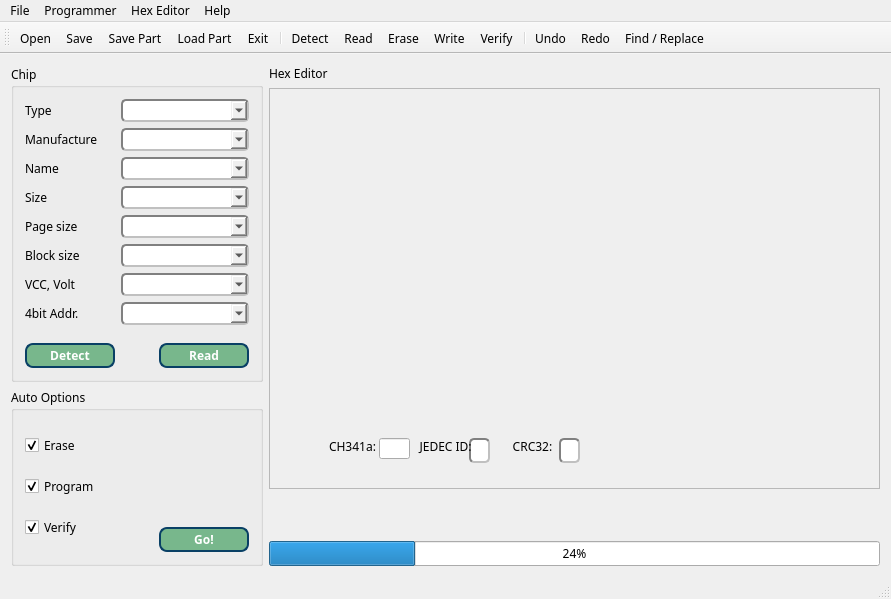
<?xml version="1.0" encoding="UTF-8"?>
<ui version="4.0">
 <class>MainWindow</class>
 <widget class="QMainWindow" name="MainWindow">
  <property name="geometry">
   <rect>
    <x>0</x>
    <y>0</y>
    <width>891</width>
    <height>599</height>
   </rect>
  </property>
  <property name="sizePolicy">
   <sizepolicy hsizetype="Fixed" vsizetype="Fixed">
    <horstretch>0</horstretch>
    <verstretch>0</verstretch>
   </sizepolicy>
  </property>
  <property name="font">
   <font>
    <family>Ubuntu Mono</family>
   </font>
  </property>
  <property name="windowTitle">
   <string>IMSProg - I2C/MicroWire/SPI CH341a Programmer</string>
  </property>
  <widget class="QWidget" name="centralWidget">
   <property name="sizePolicy">
    <sizepolicy hsizetype="Expanding" vsizetype="Expanding">
     <horstretch>0</horstretch>
     <verstretch>0</verstretch>
    </sizepolicy>
   </property>
   <layout class="QHBoxLayout" name="horizontalLayout_3">
    <item>
     <layout class="QVBoxLayout" name="verticalLayout_5">
      <item>
       <widget class="QGroupBox" name="groupBox">
        <property name="minimumSize">
         <size>
          <width>221</width>
          <height>91</height>
         </size>
        </property>
        <property name="styleSheet">
         <string notr="true"/>
        </property>
        <property name="title">
         <string>Chip</string>
        </property>
        <layout class="QFormLayout" name="formLayout">
         <item row="0" column="0">
          <widget class="QLabel" name="label">
           <property name="text">
            <string>Type</string>
           </property>
          </widget>
         </item>
         <item row="0" column="1">
          <widget class="QComboBox" name="comboBox_type">
           <property name="minimumSize">
            <size>
             <width>111</width>
             <height>21</height>
            </size>
           </property>
           <property name="styleSheet">
            <string notr="true">border: 2px solid gray;border-radius: 5px;color:#000;font-weight:600;border-style: inset;</string>
           </property>
          </widget>
         </item>
         <item row="1" column="0">
          <widget class="QLabel" name="label_2">
           <property name="text">
            <string>Manufacture</string>
           </property>
          </widget>
         </item>
         <item row="1" column="1">
          <widget class="QComboBox" name="comboBox_man">
           <property name="minimumSize">
            <size>
             <width>111</width>
             <height>21</height>
            </size>
           </property>
           <property name="styleSheet">
            <string notr="true">border: 2px solid gray;border-radius: 5px;color:#000;font-weight:600;border-style: inset;</string>
           </property>
          </widget>
         </item>
         <item row="2" column="0">
          <widget class="QLabel" name="label_3">
           <property name="text">
            <string>Name</string>
           </property>
          </widget>
         </item>
         <item row="2" column="1">
          <widget class="QComboBox" name="comboBox_name">
           <property name="minimumSize">
            <size>
             <width>111</width>
             <height>21</height>
            </size>
           </property>
           <property name="styleSheet">
            <string notr="true">border: 2px solid gray;border-radius: 5px;color:#000;font-weight:600;border-style: inset;</string>
           </property>
          </widget>
         </item>
         <item row="3" column="0">
          <widget class="QLabel" name="label_4">
           <property name="text">
            <string>Size</string>
           </property>
          </widget>
         </item>
         <item row="3" column="1">
          <widget class="QComboBox" name="comboBox_size">
           <property name="minimumSize">
            <size>
             <width>111</width>
             <height>21</height>
            </size>
           </property>
           <property name="styleSheet">
            <string notr="true">border: 2px solid gray;border-radius: 5px;color:#000;font-weight:600;border-style: inset;</string>
           </property>
          </widget>
         </item>
         <item row="4" column="0">
          <widget class="QLabel" name="label_5">
           <property name="text">
            <string>Page size</string>
           </property>
          </widget>
         </item>
         <item row="4" column="1">
          <widget class="QComboBox" name="comboBox_page">
           <property name="minimumSize">
            <size>
             <width>111</width>
             <height>21</height>
            </size>
           </property>
           <property name="styleSheet">
            <string notr="true">border: 2px solid gray;border-radius: 5px;color:#000;font-weight:600;border-style: inset;</string>
           </property>
          </widget>
         </item>
         <item row="5" column="0">
          <widget class="QLabel" name="label_9">
           <property name="text">
            <string>Block size</string>
           </property>
          </widget>
         </item>
         <item row="5" column="1">
          <widget class="QComboBox" name="comboBox_block">
           <property name="minimumSize">
            <size>
             <width>111</width>
             <height>21</height>
            </size>
           </property>
           <property name="styleSheet">
            <string notr="true">border: 2px solid gray;border-radius: 5px;color:#000;font-weight:600;border-style: inset;</string>
           </property>
          </widget>
         </item>
         <item row="6" column="0">
          <widget class="QLabel" name="label_6">
           <property name="text">
            <string>VCC, Volt</string>
           </property>
          </widget>
         </item>
         <item row="6" column="1">
          <widget class="QComboBox" name="comboBox_vcc">
           <property name="minimumSize">
            <size>
             <width>111</width>
             <height>21</height>
            </size>
           </property>
           <property name="styleSheet">
            <string notr="true">border: 2px solid gray;border-radius: 5px;color:#000;font-weight:600;border-style: inset;</string>
           </property>
          </widget>
         </item>
         <item row="7" column="0">
          <widget class="QLabel" name="label_8">
           <property name="styleSheet">
            <string notr="true"/>
           </property>
           <property name="text">
            <string>4bit Addr.</string>
           </property>
          </widget>
         </item>
         <item row="7" column="1">
          <widget class="QComboBox" name="comboBox_addr4bit">
           <property name="minimumSize">
            <size>
             <width>111</width>
             <height>21</height>
            </size>
           </property>
           <property name="styleSheet">
            <string notr="true">border: 2px solid gray;border-radius: 5px;color:#000;font-weight:600;border-style: inset;</string>
           </property>
          </widget>
         </item>
         <item row="8" column="0">
          <spacer name="verticalSpacer_2">
           <property name="orientation">
            <enum>Qt::Vertical</enum>
           </property>
           <property name="sizeHint" stdset="0">
            <size>
             <width>20</width>
             <height>6</height>
            </size>
           </property>
          </spacer>
         </item>
         <item row="8" column="1">
          <spacer name="verticalSpacer_3">
           <property name="orientation">
            <enum>Qt::Vertical</enum>
           </property>
           <property name="sizeHint" stdset="0">
            <size>
             <width>127</width>
             <height>6</height>
            </size>
           </property>
          </spacer>
         </item>
         <item row="9" column="0">
          <widget class="QPushButton" name="pushButton_2">
           <property name="minimumSize">
            <size>
             <width>90</width>
             <height>25</height>
            </size>
           </property>
           <property name="styleSheet">
            <string notr="true">color: rgb(255, 255, 255);
background-color: rgb(120, 183, 140);
border-radius: 20px;
border: 2px solid #094065;border-radius:8px;font-weight:600;</string>
           </property>
           <property name="text">
            <string>Detect</string>
           </property>
          </widget>
         </item>
         <item row="9" column="1">
          <layout class="QHBoxLayout" name="horizontalLayout">
           <item>
            <spacer name="horizontalSpacer">
             <property name="orientation">
              <enum>Qt::Horizontal</enum>
             </property>
             <property name="sizeHint" stdset="0">
              <size>
               <width>28</width>
               <height>20</height>
              </size>
             </property>
            </spacer>
           </item>
           <item>
            <widget class="QPushButton" name="pushButton">
             <property name="minimumSize">
              <size>
               <width>90</width>
               <height>25</height>
              </size>
             </property>
             <property name="styleSheet">
              <string notr="true">color: rgb(255, 255, 255);
background-color: rgb(120, 183, 140);
border-radius: 20px;
border: 2px solid #094065;border-radius:8px;font-weight:600;</string>
             </property>
             <property name="text">
              <string>Read</string>
             </property>
            </widget>
           </item>
          </layout>
         </item>
        </layout>
       </widget>
      </item>
      <item>
       <widget class="QGroupBox" name="groupBox_2">
        <property name="minimumSize">
         <size>
          <width>221</width>
          <height>41</height>
         </size>
        </property>
        <property name="title">
         <string>Auto Options</string>
        </property>
        <property name="flat">
         <bool>false</bool>
        </property>
        <property name="checkable">
         <bool>false</bool>
        </property>
        <layout class="QHBoxLayout" name="horizontalLayout_2">
         <item>
          <layout class="QVBoxLayout" name="verticalLayout">
           <item>
            <widget class="QCheckBox" name="checkBox">
             <property name="styleSheet">
              <string notr="true"/>
             </property>
             <property name="text">
              <string>Erase</string>
             </property>
             <property name="checked">
              <bool>true</bool>
             </property>
            </widget>
           </item>
           <item>
            <widget class="QCheckBox" name="checkBox_2">
             <property name="text">
              <string>Program</string>
             </property>
             <property name="checked">
              <bool>true</bool>
             </property>
            </widget>
           </item>
           <item>
            <widget class="QCheckBox" name="checkBox_3">
             <property name="text">
              <string>Verify</string>
             </property>
             <property name="checked">
              <bool>true</bool>
             </property>
            </widget>
           </item>
          </layout>
         </item>
         <item>
          <spacer name="horizontalSpacer_2">
           <property name="orientation">
            <enum>Qt::Horizontal</enum>
           </property>
           <property name="sizeHint" stdset="0">
            <size>
             <width>40</width>
             <height>20</height>
            </size>
           </property>
          </spacer>
         </item>
         <item>
          <layout class="QVBoxLayout" name="verticalLayout_2">
           <item>
            <spacer name="verticalSpacer">
             <property name="orientation">
              <enum>Qt::Vertical</enum>
             </property>
             <property name="sizeHint" stdset="0">
              <size>
               <width>20</width>
               <height>40</height>
              </size>
             </property>
            </spacer>
           </item>
           <item>
            <widget class="QPushButton" name="pushButton_3">
             <property name="minimumSize">
              <size>
               <width>90</width>
               <height>25</height>
              </size>
             </property>
             <property name="styleSheet">
              <string notr="true">color: rgb(255, 255, 255);
background-color: rgb(120, 183, 140);
border-radius: 20px;
border: 2px solid #094065;border-radius:8px;font-weight:600;</string>
             </property>
             <property name="text">
              <string>Go!</string>
             </property>
            </widget>
           </item>
          </layout>
         </item>
        </layout>
       </widget>
      </item>
     </layout>
    </item>
    <item>
     <layout class="QVBoxLayout" name="verticalLayout_4">
      <property name="spacing">
       <number>9</number>
      </property>
      <item>
       <layout class="QVBoxLayout" name="verticalLayout_3">
        <item>
         <widget class="QLabel" name="label_7">
          <property name="minimumSize">
           <size>
            <width>0</width>
            <height>11</height>
           </size>
          </property>
          <property name="text">
           <string>Hex Editor</string>
          </property>
         </widget>
        </item>
        <item>
         <widget class="QFrame" name="frame">
          <property name="minimumSize">
           <size>
            <width>611</width>
            <height>401</height>
           </size>
          </property>
          <property name="frameShape">
           <enum>QFrame::StyledPanel</enum>
          </property>
          <property name="frameShadow">
           <enum>QFrame::Raised</enum>
          </property>
          <widget class="QLineEdit" name="jedecEdit">
           <property name="geometry">
            <rect>
             <x>200</x>
             <y>350</y>
             <width>21</width>
             <height>25</height>
            </rect>
           </property>
           <property name="maximumSize">
            <size>
             <width>120</width>
             <height>25</height>
            </size>
           </property>
           <property name="styleSheet">
            <string notr="true">border: 2px solid gray;border-radius: 5px;color:#000;font-weight:600;border-style: inset;</string>
           </property>
          </widget>
          <widget class="QLabel" name="jLabel">
           <property name="geometry">
            <rect>
             <x>140</x>
             <y>350</y>
             <width>67</width>
             <height>17</height>
            </rect>
           </property>
           <property name="text">
            <string>  JEDEC ID:</string>
           </property>
           <property name="alignment">
            <set>Qt::AlignCenter</set>
           </property>
          </widget>
          <widget class="QLabel" name="lStatus">
           <property name="geometry">
            <rect>
             <x>60</x>
             <y>350</y>
             <width>61</width>
             <height>16</height>
            </rect>
           </property>
           <property name="text">
            <string>CH341a:</string>
           </property>
          </widget>
          <widget class="QLineEdit" name="eStatus">
           <property name="geometry">
            <rect>
             <x>110</x>
             <y>350</y>
             <width>31</width>
             <height>21</height>
            </rect>
           </property>
           <property name="maximumSize">
            <size>
             <width>120</width>
             <height>25</height>
            </size>
           </property>
          </widget>
          <widget class="QLabel" name="cLabel">
           <property name="geometry">
            <rect>
             <x>230</x>
             <y>350</y>
             <width>67</width>
             <height>17</height>
            </rect>
           </property>
           <property name="text">
            <string>CRC32:</string>
           </property>
           <property name="alignment">
            <set>Qt::AlignCenter</set>
           </property>
          </widget>
          <widget class="QLineEdit" name="crcEdit">
           <property name="geometry">
            <rect>
             <x>290</x>
             <y>350</y>
             <width>21</width>
             <height>25</height>
            </rect>
           </property>
           <property name="maximumSize">
            <size>
             <width>120</width>
             <height>25</height>
            </size>
           </property>
           <property name="styleSheet">
            <string notr="true">border: 2px solid gray;border-radius: 5px;color:#000;font-weight:600;border-style: inset;</string>
           </property>
          </widget>
         </widget>
        </item>
       </layout>
      </item>
      <item>
       <spacer name="verticalSpacer_4">
        <property name="orientation">
         <enum>Qt::Vertical</enum>
        </property>
        <property name="sizeHint" stdset="0">
         <size>
          <width>127</width>
          <height>6</height>
         </size>
        </property>
       </spacer>
      </item>
      <item>
       <widget class="QProgressBar" name="progressBar">
        <property name="sizePolicy">
         <sizepolicy hsizetype="Expanding" vsizetype="Fixed">
          <horstretch>0</horstretch>
          <verstretch>0</verstretch>
         </sizepolicy>
        </property>
        <property name="minimumSize">
         <size>
          <width>611</width>
          <height>23</height>
         </size>
        </property>
        <property name="value">
         <number>24</number>
        </property>
       </widget>
      </item>
     </layout>
    </item>
   </layout>
  </widget>
  <widget class="QMenuBar" name="menuBar">
   <property name="geometry">
    <rect>
     <x>0</x>
     <y>0</y>
     <width>891</width>
     <height>21</height>
    </rect>
   </property>
   <widget class="QMenu" name="menuFile">
    <property name="title">
     <string>File</string>
    </property>
    <addaction name="actionOpen"/>
    <addaction name="actionSave"/>
    <addaction name="separator"/>
    <addaction name="actionLoad_Part"/>
    <addaction name="actionSave_Part"/>
    <addaction name="separator"/>
    <addaction name="actionExit"/>
   </widget>
   <widget class="QMenu" name="menuProgrammer">
    <property name="title">
     <string>Programmer</string>
    </property>
    <addaction name="actionRead"/>
    <addaction name="actionErase"/>
    <addaction name="actionWrite"/>
    <addaction name="actionVerify"/>
   </widget>
   <widget class="QMenu" name="menuHex_Editor">
    <property name="title">
     <string>Hex Editor</string>
    </property>
    <addaction name="actionUndo"/>
    <addaction name="actionRedo"/>
    <addaction name="actionFind_Replace"/>
    <addaction name="actionChecksum_calculate"/>
   </widget>
   <widget class="QMenu" name="menuHelp">
    <property name="title">
     <string>Help</string>
    </property>
    <addaction name="actionAbout"/>
   </widget>
   <addaction name="menuFile"/>
   <addaction name="menuProgrammer"/>
   <addaction name="menuHex_Editor"/>
   <addaction name="menuHelp"/>
  </widget>
  <widget class="QToolBar" name="mainToolBar">
   <property name="iconSize">
    <size>
     <width>48</width>
     <height>48</height>
    </size>
   </property>
   <attribute name="toolBarArea">
    <enum>TopToolBarArea</enum>
   </attribute>
   <attribute name="toolBarBreak">
    <bool>false</bool>
   </attribute>
   <addaction name="actionOpen"/>
   <addaction name="actionSave"/>
   <addaction name="actionSave_Part"/>
   <addaction name="actionLoad_Part"/>
   <addaction name="actionExit"/>
   <addaction name="separator"/>
   <addaction name="actionDetect"/>
   <addaction name="actionRead"/>
   <addaction name="actionErase"/>
   <addaction name="actionWrite"/>
   <addaction name="actionVerify"/>
   <addaction name="separator"/>
   <addaction name="actionUndo"/>
   <addaction name="actionRedo"/>
   <addaction name="actionFind_Replace"/>
  </widget>
  <widget class="QStatusBar" name="statusBar"/>
  <action name="actionOpen">
   <property name="icon">
    <iconset resource="recource.qrc">
     <normaloff>:/res/img/open64.png</normaloff>:/res/img/open64.png</iconset>
   </property>
   <property name="text">
    <string>Open</string>
   </property>
   <property name="shortcut">
    <string>Ctrl+O</string>
   </property>
  </action>
  <action name="actionSave">
   <property name="icon">
    <iconset resource="recource.qrc">
     <normaloff>:/res/img/save64.png</normaloff>:/res/img/save64.png</iconset>
   </property>
   <property name="text">
    <string>Save</string>
   </property>
   <property name="shortcut">
    <string>Ctrl+S</string>
   </property>
  </action>
  <action name="actionExit">
   <property name="icon">
    <iconset resource="recource.qrc">
     <normaloff>:/res/img/exit64.png</normaloff>:/res/img/exit64.png</iconset>
   </property>
   <property name="text">
    <string>Exit</string>
   </property>
   <property name="shortcut">
    <string>Ctrl+X</string>
   </property>
  </action>
  <action name="actionDetect">
   <property name="icon">
    <iconset resource="recource.qrc">
     <normaloff>:/res/img/test64.png</normaloff>:/res/img/test64.png</iconset>
   </property>
   <property name="text">
    <string>Detect</string>
   </property>
   <property name="shortcut">
    <string>Ctrl+D</string>
   </property>
  </action>
  <action name="actionRead">
   <property name="icon">
    <iconset resource="recource.qrc">
     <normaloff>:/res/img/read64.png</normaloff>:/res/img/read64.png</iconset>
   </property>
   <property name="text">
    <string>Read</string>
   </property>
   <property name="shortcut">
    <string>Ctrl+R</string>
   </property>
  </action>
  <action name="actionErase">
   <property name="icon">
    <iconset resource="recource.qrc">
     <normaloff>:/res/img/erase64.png</normaloff>:/res/img/erase64.png</iconset>
   </property>
   <property name="text">
    <string>Erase</string>
   </property>
   <property name="shortcut">
    <string>Ctrl+E</string>
   </property>
  </action>
  <action name="actionWrite">
   <property name="icon">
    <iconset resource="recource.qrc">
     <normaloff>:/res/img/write64.png</normaloff>:/res/img/write64.png</iconset>
   </property>
   <property name="text">
    <string>Write</string>
   </property>
   <property name="shortcut">
    <string>Ctrl+W</string>
   </property>
  </action>
  <action name="actionVerify">
   <property name="icon">
    <iconset resource="recource.qrc">
     <normaloff>:/res/img/verify64.png</normaloff>:/res/img/verify64.png</iconset>
   </property>
   <property name="text">
    <string>Verify</string>
   </property>
   <property name="shortcut">
    <string>Ctrl+T</string>
   </property>
  </action>
  <action name="actionUndo">
   <property name="icon">
    <iconset resource="recource.qrc">
     <normaloff>:/res/img/undo.png</normaloff>:/res/img/undo.png</iconset>
   </property>
   <property name="text">
    <string>Undo</string>
   </property>
   <property name="shortcut">
    <string>Ctrl+Z</string>
   </property>
  </action>
  <action name="actionRedo">
   <property name="icon">
    <iconset resource="recource.qrc">
     <normaloff>:/res/img/redo64.png</normaloff>:/res/img/redo64.png</iconset>
   </property>
   <property name="text">
    <string>Redo</string>
   </property>
   <property name="shortcut">
    <string>, Ctrl+Shift+Z</string>
   </property>
  </action>
  <action name="actionSave_Part">
   <property name="icon">
    <iconset resource="recource.qrc">
     <normaloff>:/res/img/saveBlock64.png</normaloff>:/res/img/saveBlock64.png</iconset>
   </property>
   <property name="text">
    <string>Save Part</string>
   </property>
   <property name="shortcut">
    <string>, Ctrl+Shift+S</string>
   </property>
  </action>
  <action name="actionLoad_Part">
   <property name="icon">
    <iconset resource="recource.qrc">
     <normaloff>:/res/img/loadBlock64.png</normaloff>:/res/img/loadBlock64.png</iconset>
   </property>
   <property name="text">
    <string>Load Part</string>
   </property>
   <property name="shortcut">
    <string>, Ctrl+Shift+O</string>
   </property>
  </action>
  <action name="actionFind_Replace">
   <property name="icon">
    <iconset resource="recource.qrc">
     <normaloff>:/res/img/hexsearch64.png</normaloff>:/res/img/hexsearch64.png</iconset>
   </property>
   <property name="text">
    <string>Find / Replace</string>
   </property>
   <property name="shortcut">
    <string>Ctrl+F</string>
   </property>
  </action>
  <action name="actionAbout">
   <property name="text">
    <string>About</string>
   </property>
   <property name="toolTip">
    <string>About IMSProgrammer</string>
   </property>
   <property name="shortcut">
    <string>Ctrl+H</string>
   </property>
  </action>
  <action name="actionChecksum_calculate">
   <property name="text">
    <string>Checksum calculate</string>
   </property>
   <property name="shortcut">
    <string>Ctrl+A</string>
   </property>
  </action>
 </widget>
 <layoutdefault spacing="6" margin="11"/>
 <resources>
  <include location="recource.qrc"/>
 </resources>
 <connections/>
</ui>
